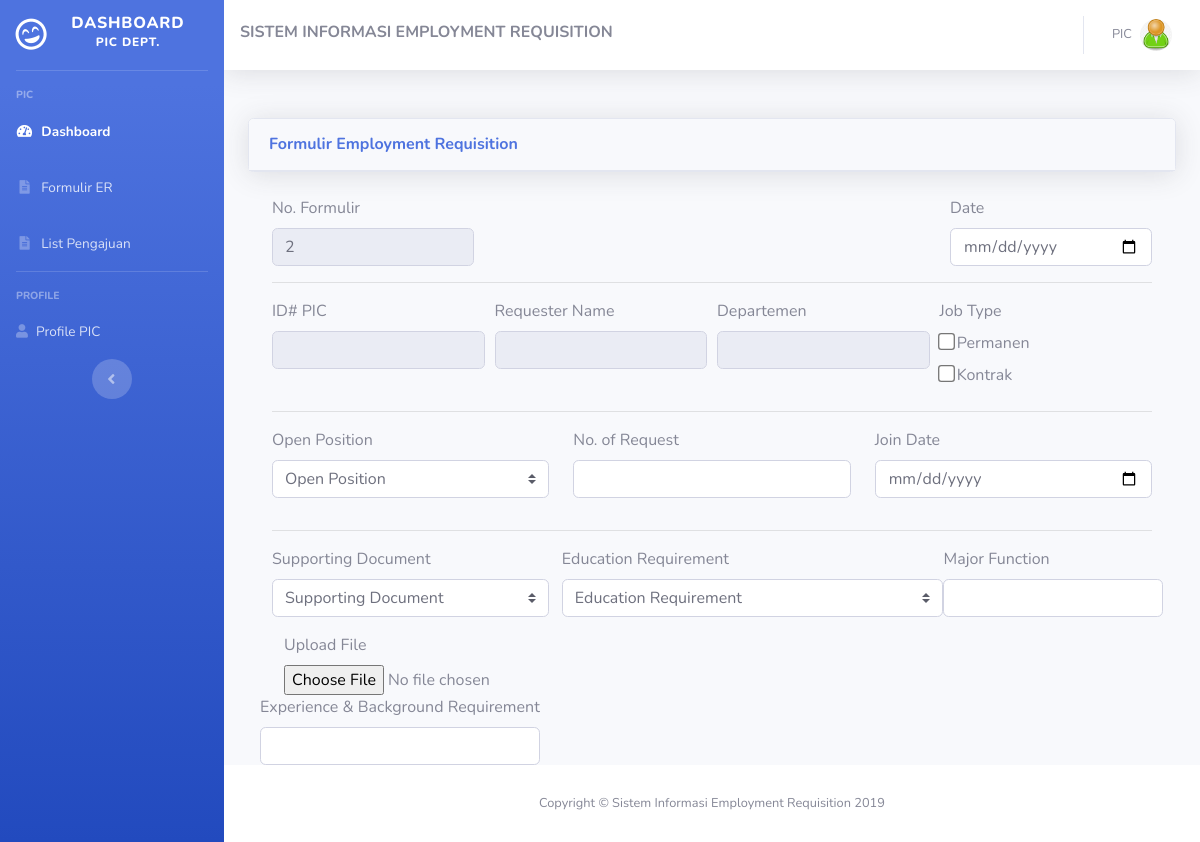
/pic/formER.php (signed in), run on an earlier commit of the app's database.
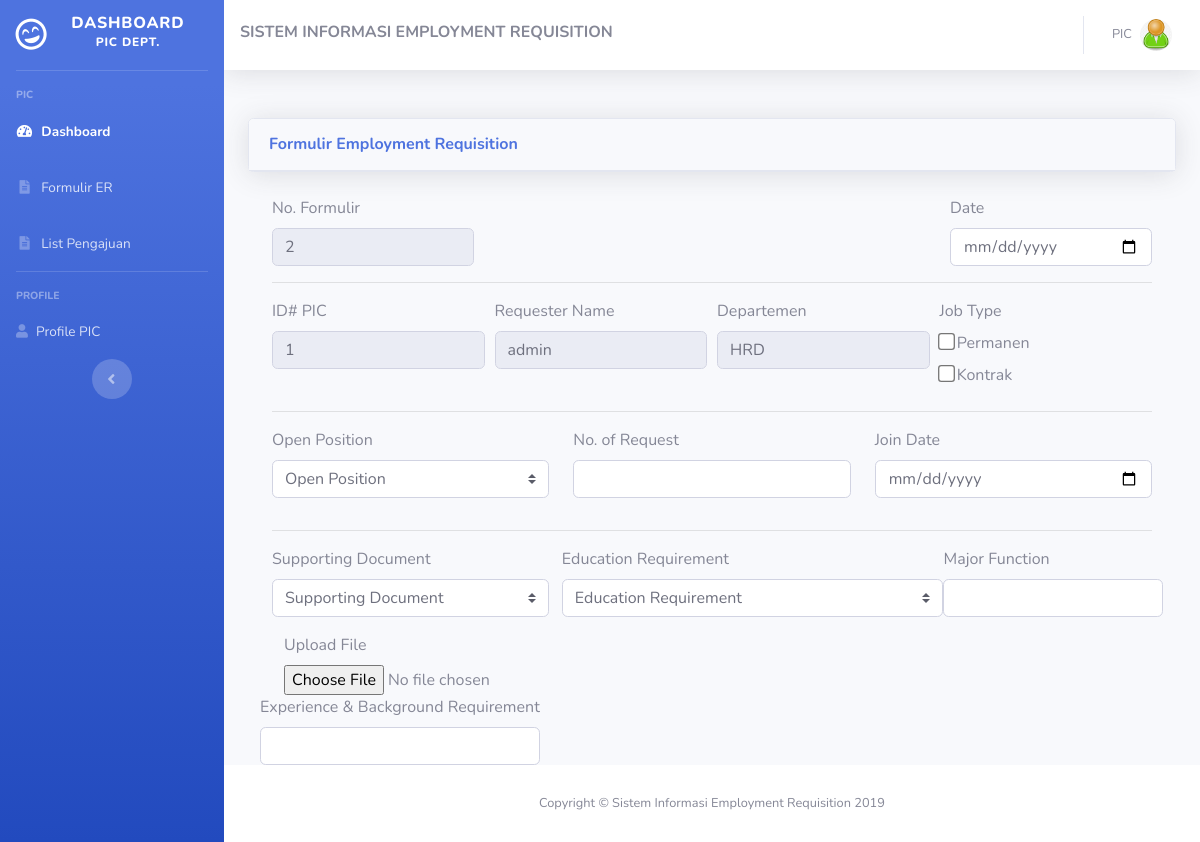
And on a later commit of the database.
### tables this page shows
CREATE TABLE `users` (
  `user_id` int(11) NOT NULL,
  `nama` varchar(100) NOT NULL,
  `username` varchar(50) NOT NULL,
  `password` varchar(256) NOT NULL,
  `departemen` int(11) NOT NULL,
  `hak_akses` enum('admin','pic','manager','') NOT NULL,
  `image` varchar(128) NOT NULL,
  `email` varchar(128) NOT NULL
);

CREATE TABLE `departemen` (
  `id_dept` int(11) NOT NULL,
  `nama_dept` varchar(50) NOT NULL,
  `cost_center` varchar(50) NOT NULL
);

### pic/formER.php (the view, shortened to what this page needs)
<?php
include "../config/conn.php";
$user_id=$_SESSION['id'];
$stm = $pdo_conn->prepare("SELECT * FROM users as u JOIN departemen as d ON u.departemen = d.id_dept  WHERE user_id=$user_id");
$stm->execute();
$data_user = $stm->fetch(PDO::FETCH_ASSOC);
$stm = $pdo_conn->prepare("SELECT max(id_formulir) as maxid FROM formulir");
$stm->execute();
$data_max = $stm->fetch(PDO::FETCH_ASSOC);
$idx= $data_max['maxid'] + 1;
?>
<!DOCTYPE html>
<html lang="en">
<head>
  <link href="../assets/vendor/fontawesome-free/css/all.min.css" rel="stylesheet" type="text/css">
  <link href="../assets/css/sb-admin-2.min.css" rel="stylesheet">
</head>
<body id="page-top">
<div id="wrapper">
      <?php
      include "../components/sidebar-pic.php";
      ?>
<div id="content-wrapper" class="d-flex flex-column">
<div id="content">
      <?php
      include "../components/navbar-pic.php";
      ?>
<div class="container-fluid">
<form class="form-horizontal-sm">
  <div class="card shadow mb-4">
    <div class="card-header py-3">
      <h6 class="m-0 font-weight-bold text-primary">Formulir Employment Requisition</h6>
    </div>
  </div>
  <div class="container">
    <div class="row justify-content-between">
      <div class="col-3">
        <div class="form">
          <label>No. Formulir</label>
          <input type="number" readonly="" name="id_formulir" value="<?= $idx;?>" class="form-control" required>
        </div>
      </div>
      <div class="col-3">
        <label>Date</label>
        <input type="date" name="date" class="form-control" required>
      </div>
    </div>
<hr>
  <div class="form-row">
      <div class="col-3">
        <div class="form">
          <label>ID# PIC</label>
          <input readonly=""  value="<?= $data_user['user_id']; ?>" type="text" name="id_karyawan" class="form-control">
        </div>
      </div>
      <div class="col-3">
        <label>Requester Name</label>
        <input type="text" readonly="" value="<?= $data_user['nama']; ?>" name="id_karyawan" class="form-control" required>
      </div>
      <div class="col-3">
        <label>Departemen</label>
        <input type="text"  readonly="" value="<?= $data_user['nama_dept']; ?>"  class="form-control">
      </div>
      <div class="col-3">
        <label>Job Type</label>
        <div class="custom-control " style="padding-left: 0px;">
        <input type="checkbox" name="job_type" value="permanen" class="" style="transform: scale(1.3);" >
        <label class=" ">Permanen</label></br>
        <input type="checkbox" name="job_type" value="kontrak" class=" " style="transform: scale(1.3);" >
        <label class=" " >Kontrak</label>
      </div>
      </div>
    </div>
<hr>
  <div class="row">
      <div class="col-4">
        <div class="form-group">
          <label>Open Position</label>
            <select class="custom-select">
              <option selected>Open Position</option>
            </select>
        </div>
      </div>
      <div class="col-4">
        <div class="form">
          <label>No. of Request</label>
            <input type="number" name="id_karyawan" class="form-control" required>
        </div>
      </div>
      <div class="col-4">
        <div class="form">
          <label>Join Date</label>
            <input type="date" name="id_karyawan" class="form-control" required>
        </div>
      </div>
  </div>
<hr>
  <div class="row">
      <div class="col-4">
        <div class="form-group">
          <label>Supporting Document</label>
         <select class="custom-select">
              <option selected>Supporting Document</option>
            </select>
      </div>
      <div class="col">
          <label>Upload File</label>
          <input type="file" name="upload_file" placeholder="Upload File" class="" required>
      </div>
  </div>
  <div class="row">
    <div class="col">
      <div class="form-group">
        <label>Education Requirement</label>
          <select class="custom-select">
            <option selected>Education Requirement</option>
          </select>
      </div>
    </div>
  </div>
  <div class="row">
    <div class="col">
      <div class="form">
        <label>Major Function</label>
        <input type="text-area" name="id_karyawan" class="form-control" required>
      </div>
    </div>
  </div>
    <div class="row">
      <div class="col">
        <div class="form">
          <label>Experience & Background Requirement</label>
          <input type="text" name="id_karyawan" class="form-control">
        </div>
      </div>
    </div>
    </div>
         </div>
      </form>
  </div>
  <footer class="sticky-footer bg-white">
    <div class="container my-auto">
      <div class="copyright text-center my-auto">
        <span>Copyright &copy; Sistem Informasi Employment Requisition 2019</span>
      </div>
    </div>
  </footer>
  </div>
  </div>
</body>
</html>

### components/sidebar-pic.php
<ul class="navbar-nav bg-gradient-primary sidebar sidebar-dark accordion" id="accordionSidebar">
  <a class="sidebar-brand d-flex align-items-center justify-content-center" href="./">
    <div class="sidebar-brand-icon rotate-n-15">
      <i class="far fa-grin-beam"></i>
    </div>
    <div class="sidebar-brand-text mx-3">Dashboard <sup>PIC Dept.</sup></div>
  </a>
  <hr class="sidebar-divider">
  <div class="sidebar-heading">
    PIC
  </div>
  <li class="nav-item active">
    <a class="nav-link" href="./">
      <i class="fas fa-fw fa-tachometer-alt"></i>
      <span>Dashboard</span>
    </a>
  </li>
  <li class="nav-item">
    <a class="nav-link collapsed" href="./formER.php">
      <i class="fas fa-fw fa-file-alt"></i>
      <span> Formulir ER </span>
    </a>
  </li>
  <li class="nav-item">
    <a class="nav-link collapsed" href="./statusform.php">
      <i class="fas fa-fw fa-file-alt"></i>
      <span>List Pengajuan</span>
    </a>
  </li>
  <hr class="sidebar-divider">
  <div class="sidebar-heading" a class="nav-link collapsed">Profile</div>
  <li class="nav-item">
    <a class="nav-link collapsed" href="./profile-pic.php">
      <i class="fas fa-user"></i>
      <span> Profile PIC</span>
    </a>
  </li>
  <div class="text-center d-none d-md-inline">
    <button class="rounded-circle border-0" id="sidebarToggle"></button>
  </div>
</ul>

### components/navbar-pic.php (shortened to what this page needs)
<nav class="navbar navbar-expand navbar-light bg-white topbar mb-4 static-top shadow">
<p class="font-weight-bold"
    style="margin-top: 10px"> SISTEM INFORMASI EMPLOYMENT REQUISITION </p>
  <ul class="navbar-nav ml-auto">
    <li class="nav-item dropdown no-arrow">
      <a class="nav-link dropdown-toggle" href="#" id="userDropdown" role="button" data-toggle="dropdown" aria-haspopup="true" aria-expanded="false">
        <span class="mr-2 d-none d-lg-inline text-gray-600 small">PIC</span>
        <img class="img-profile rounded-circle" src="../img/pic.png">
      </a>
    </li>
  </ul>
</nav>

What changed in the data, as far as the page shows it:
now on this page (row edited): users: id_karyawan "1", id_karyawan "admin", departemen.nama_dept "HRD"
